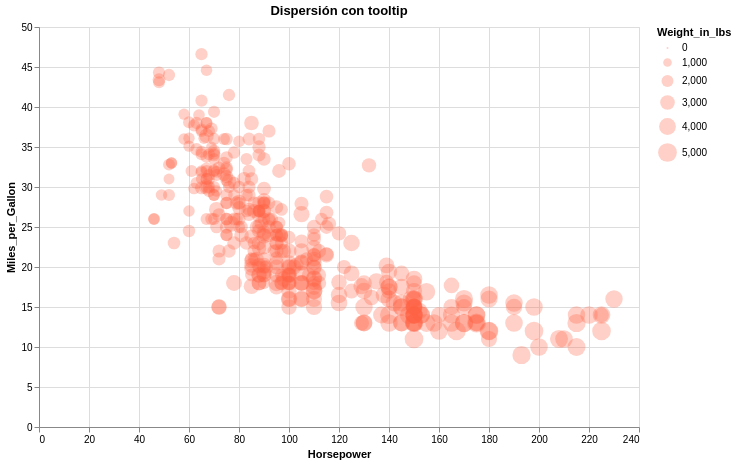

The cell this chart's notebook holds for it:
### Code cell
alt.Chart(df).mark_circle(opacity=0.3,color="tomato").encode(
    x="Horsepower",
    y="Miles_per_Gallon",
    size="Weight_in_lbs",
    tooltip=["Name","Horsepower","Miles_per_Gallon"]
).properties(title="Dispersión con tooltip", width=600, height=400).interactive()

### Figure 1 — Vega-Lite specification as saved in the notebook (floating-point values rounded to 4 significant figures; data arrays with more than 128 entries replaced by an {"elided": "..."} marker saying what was removed)
{"config": {"view": {"continuousWidth": 300, "continuousHeight": 300}}, "data": {"name": "data-583e73726c1545c56c203344161a975c"}, "mark": {"type": "circle", "color": "tomato", "opacity": 0.3}, "encoding": {"size": {"field": "Weight_in_lbs", "type": "quantitative"}, "tooltip": [{"field": "Name", "type": "nominal"}, {"field": "Horsepower", "type": "quantitative"}, {"field": "Miles_per_Gallon", "type": "quantitative"}], "x": {"field": "Horsepower", "type": "quantitative"}, "y": {"field": "Miles_per_Gallon", "type": "quantitative"}}, "height": 400, "params": [{"name": "param_2", "select": {"type": "interval", "encodings": ["x", "y"]}, "bind": "scales"}], "title": "Dispersión con tooltip", "width": 600, "$schema": "https://vega.github.io/schema/vega-lite/v5.20.1.json", "datasets": {"data-583e73726c1545c56c203344161a975c": {"elided": "406 records"}}}
